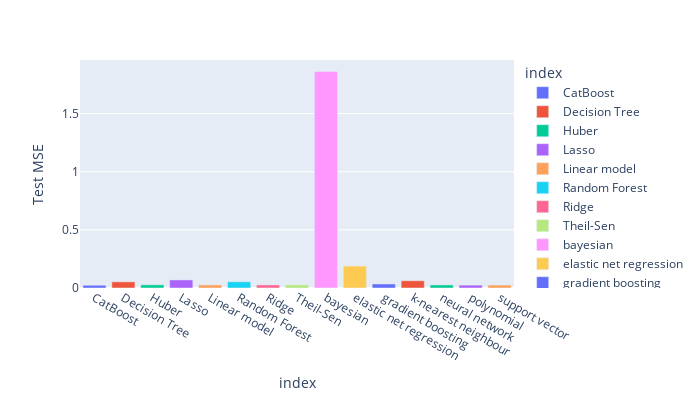

Notebook source saved alongside this figure:
### Code cell
px.bar(Model_Performance2, y =Model_Performance2['Test MSE'],
       color = Model_Performance2.index, width =700, height=400)

### Figure 1 — Plotly figure (JSON) as saved in the notebook; plotly's stock layout.template omitted (floating-point values rounded to 4 significant figures)
{"data": [{"alignmentgroup": "True", "hovertemplate": "index=%{x}<br>Test MSE=%{y}<extra></extra>", "legendgroup": "CatBoost", "marker": {"color": "#636efa", "pattern": {"shape": ""}}, "name": "CatBoost", "offsetgroup": "CatBoost", "orientation": "v", "showlegend": true, "textposition": "auto", "type": "bar", "x": ["CatBoost"], "xaxis": "x", "y": [0.02375], "yaxis": "y"}, {"alignmentgroup": "True", "hovertemplate": "index=%{x}<br>Test MSE=%{y}<extra></extra>", "legendgroup": "Decision Tree", "marker": {"color": "#EF553B", "pattern": {"shape": ""}}, "name": "Decision Tree", "offsetgroup": "Decision Tree", "orientation": "v", "showlegend": true, "textposition": "auto", "type": "bar", "x": ["Decision Tree"], "xaxis": "x", "y": [0.05306], "yaxis": "y"}, {"alignmentgroup": "True", "hovertemplate": "index=%{x}<br>Test MSE=%{y}<extra></extra>", "legendgroup": "Huber", "marker": {"color": "#00cc96", "pattern": {"shape": ""}}, "name": "Huber", "offsetgroup": "Huber", "orientation": "v", "showlegend": true, "textposition": "auto", "type": "bar", "x": ["Huber"], "xaxis": "x", "y": [0.02736], "yaxis": "y"}, {"alignmentgroup": "True", "hovertemplate": "index=%{x}<br>Test MSE=%{y}<extra></extra>", "legendgroup": "Lasso", "marker": {"color": "#ab63fa", "pattern": {"shape": ""}}, "name": "Lasso", "offsetgroup": "Lasso", "orientation": "v", "showlegend": true, "textposition": "auto", "type": "bar", "x": ["Lasso"], "xaxis": "x", "y": [0.06948], "yaxis": "y"}, {"alignmentgroup": "True", "hovertemplate": "index=%{x}<br>Test MSE=%{y}<extra></extra>", "legendgroup": "Linear model", "marker": {"color": "#FFA15A", "pattern": {"shape": ""}}, "name": "Linear model", "offsetgroup": "Linear model", "orientation": "v", "showlegend": true, "textposition": "auto", "type": "bar", "x": ["Linear model"], "xaxis": "x", "y": [0.02655], "yaxis": "y"}, {"alignmentgroup": "True", "hovertemplate": "index=%{x}<br>Test MSE=%{y}<extra></extra>", "legendgroup": "Random Forest", "marker": {"color": "#19d3f3", "pattern": {"shape": ""}}, "name": "Random Forest", "offsetgroup": "Random Forest", "orientation": "v", "showlegend": true, "textposition": "auto", "type": "bar", "x": ["Random Forest"], "xaxis": "x", "y": [0.05343], "yaxis": "y"}, {"alignmentgroup": "True", "hovertemplate": "index=%{x}<br>Test MSE=%{y}<extra></extra>", "legendgroup": "Ridge", "marker": {"color": "#FF6692", "pattern": {"shape": ""}}, "name": "Ridge", "offsetgroup": "Ridge", "orientation": "v", "showlegend": true, "textposition": "auto", "type": "bar", "x": ["Ridge"], "xaxis": "x", "y": [0.02655], "yaxis": "y"}, {"alignmentgroup": "True", "hovertemplate": "index=%{x}<br>Test MSE=%{y}<extra></extra>", "legendgroup": "Theil-Sen", "marker": {"color": "#B6E880", "pattern": {"shape": ""}}, "name": "Theil-Sen", "offsetgroup": "Theil-Sen", "orientation": "v", "showlegend": true, "textposition": "auto", "type": "bar", "x": ["Theil-Sen"], "xaxis": "x", "y": [0.02736], "yaxis": "y"}, {"alignmentgroup": "True", "hovertemplate": "index=%{x}<br>Test MSE=%{y}<extra></extra>", "legendgroup": "bayesian", "marker": {"color": "#FF97FF", "pattern": {"shape": ""}}, "name": "bayesian", "offsetgroup": "bayesian", "orientation": "v", "showlegend": true, "textposition": "auto", "type": "bar", "x": ["bayesian"], "xaxis": "x", "y": [1.862], "yaxis": "y"}, {"alignmentgroup": "True", "hovertemplate": "index=%{x}<br>Test MSE=%{y}<extra></extra>", "legendgroup": "elastic net regression", "marker": {"color": "#FECB52", "pattern": {"shape": ""}}, "name": "elastic net regression", "offsetgroup": "elastic net regression", "orientation": "v", "showlegend": true, "textposition": "auto", "type": "bar", "x": ["elastic net regression"], "xaxis": "x", "y": [0.1885], "yaxis": "y"}, {"alignmentgroup": "True", "hovertemplate": "index=%{x}<br>Test MSE=%{y}<extra></extra>", "legendgroup": "gradient boosting", "marker": {"color": "#636efa", "pattern": {"shape": ""}}, "name": "gradient boosting", "offsetgroup": "gradient boosting", "orientation": "v", "showlegend": true, "textposition": "auto", "type": "bar", "x": ["gradient boosting"], "xaxis": "x", "y": [0.03467], "yaxis": "y"}, {"alignmentgroup": "True", "hovertemplate": "index=%{x}<br>Test MSE=%{y}<extra></extra>", "legendgroup": "k-nearest neighbour", "marker": {"color": "#EF553B", "pattern": {"shape": ""}}, "name": "k-nearest neighbour", "offsetgroup": "k-nearest neighbour", "orientation": "v", "showlegend": true, "textposition": "auto", "type": "bar", "x": ["k-nearest neighbour"], "xaxis": "x", "y": [0.06254], "yaxis": "y"}, {"alignmentgroup": "True", "hovertemplate": "index=%{x}<br>Test MSE=%{y}<extra></extra>", "legendgroup": "neural network", "marker": {"color": "#00cc96", "pattern": {"shape": ""}}, "name": "neural network", "offsetgroup": "neural network", "orientation": "v", "showlegend": true, "textposition": "auto", "type": "bar", "x": ["neural network"], "xaxis": "x", "y": [0.0263], "yaxis": "y"}, {"alignmentgroup": "True", "hovertemplate": "index=%{x}<br>Test MSE=%{y}<extra></extra>", "legendgroup": "polynomial", "marker": {"color": "#ab63fa", "pattern": {"shape": ""}}, "name": "polynomial", "offsetgroup": "polynomial", "orientation": "v", "showlegend": true, "textposition": "auto", "type": "bar", "x": ["polynomial"], "xaxis": "x", "y": [0.02472], "yaxis": "y"}, {"alignmentgroup": "True", "hovertemplate": "index=%{x}<br>Test MSE=%{y}<extra></extra>", "legendgroup": "support vector", "marker": {"color": "#FFA15A", "pattern": {"shape": ""}}, "name": "support vector", "offsetgroup": "support vector", "orientation": "v", "showlegend": true, "textposition": "auto", "type": "bar", "x": ["support vector"], "xaxis": "x", "y": [0.0253], "yaxis": "y"}], "layout": {"barmode": "relative", "height": 400, "legend": {"title": {"text": "index"}, "tracegroupgap": 0}, "margin": {"t": 60}, "width": 700, "xaxis": {"anchor": "y", "categoryarray": ["CatBoost", "Decision Tree", "Huber", "Lasso", "Linear model", "Random Forest", "Ridge", "Theil-Sen", "bayesian", "elastic net regression", "gradient boosting", "k-nearest neighbour", "neural network", "polynomial", "support vector"], "categoryorder": "array", "domain": [0, 1], "title": {"text": "index"}}, "yaxis": {"anchor": "x", "domain": [0, 1], "title": {"text": "Test MSE"}}}}
